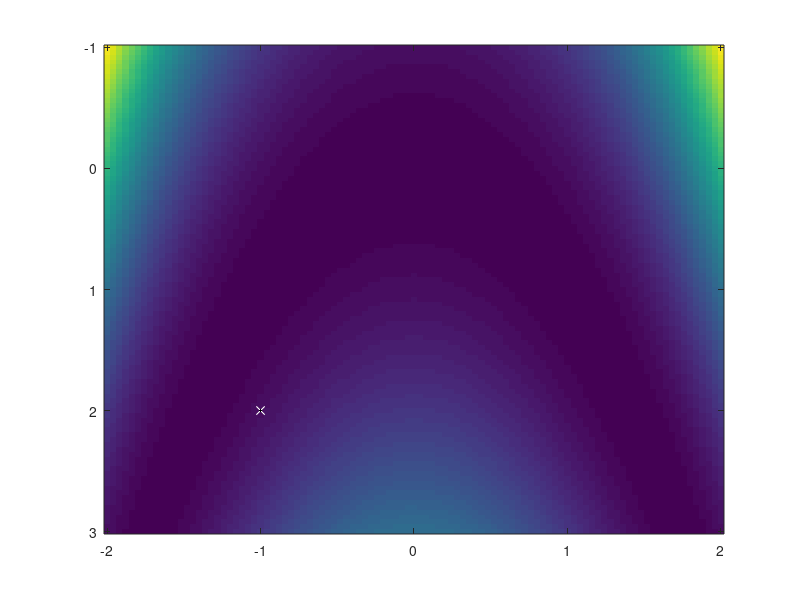

Recreate this plot in MATLAB. (Note: this script raises an error after producing the figure.)
clear; close all; drawnow

anonrosen = @(x)(100*(x(2,:) - x(1,:).^2).^2 + (1-x(1,:)).^2);
x0 = [-1;2];

x = linspace(-2,2,101);
y = linspace(-1,3,101);
[X2,X1] = ndgrid(y,x);
F = zeros(size(X1));
F(:) = anonrosen([X1(:) X2(:)].');
imagesc(x,y,F);
line(x0(1),x0(2),'Marker','x','LineStyle','none','MarkerFaceColor','w','Color','w');
h = line(x0(1),x0(2),'Marker','.','Color','k');

options = nlopt.options('ln_neldermead',2,'OutputFun',@(x,optimvalues,state)outfun(x,optimvalues,state,h));
[x, fval, flag, output] = nlopt.fminunc(anonrosen,x0,options);

h1 = line(x0(1),x0(2),'Marker','.','Color','r','LineStyle','--');
options = nlopt.options('ld_lbfgs',2,'OutputFun',@(x,optimvalues,state)outfun(x,optimvalues,state,h1));
[x, fval, flag, output] = nlopt.fminunc(@rosenbrockwithgrad,x0,options);

line(x(1),x(2),'Marker','o','LineStyle','none','Color','w','MarkerFaceColor','w')

legend([h h1],'Nelder-Mead', 'Limited-memory BFGS')


function stop = outfun(x,~,~,h)
  set(h,'XData',[h.XData x(1)],'YData',[h.YData x(2)]);
  stop = false;
end

function [f,g] = rosenbrockwithgrad(x)
% Calculate objective f
f = 100*(x(2,:) - x(1,:).^2).^2 + (1-x(1,:)).^2;

if nargout > 1 % gradient required
    g = [-400*(x(2,:)-x(1,:).^2).*x(1,:)-2*(1-x(1,:));
        200*(x(2,:)-x(1,:).^2)];
end
end
